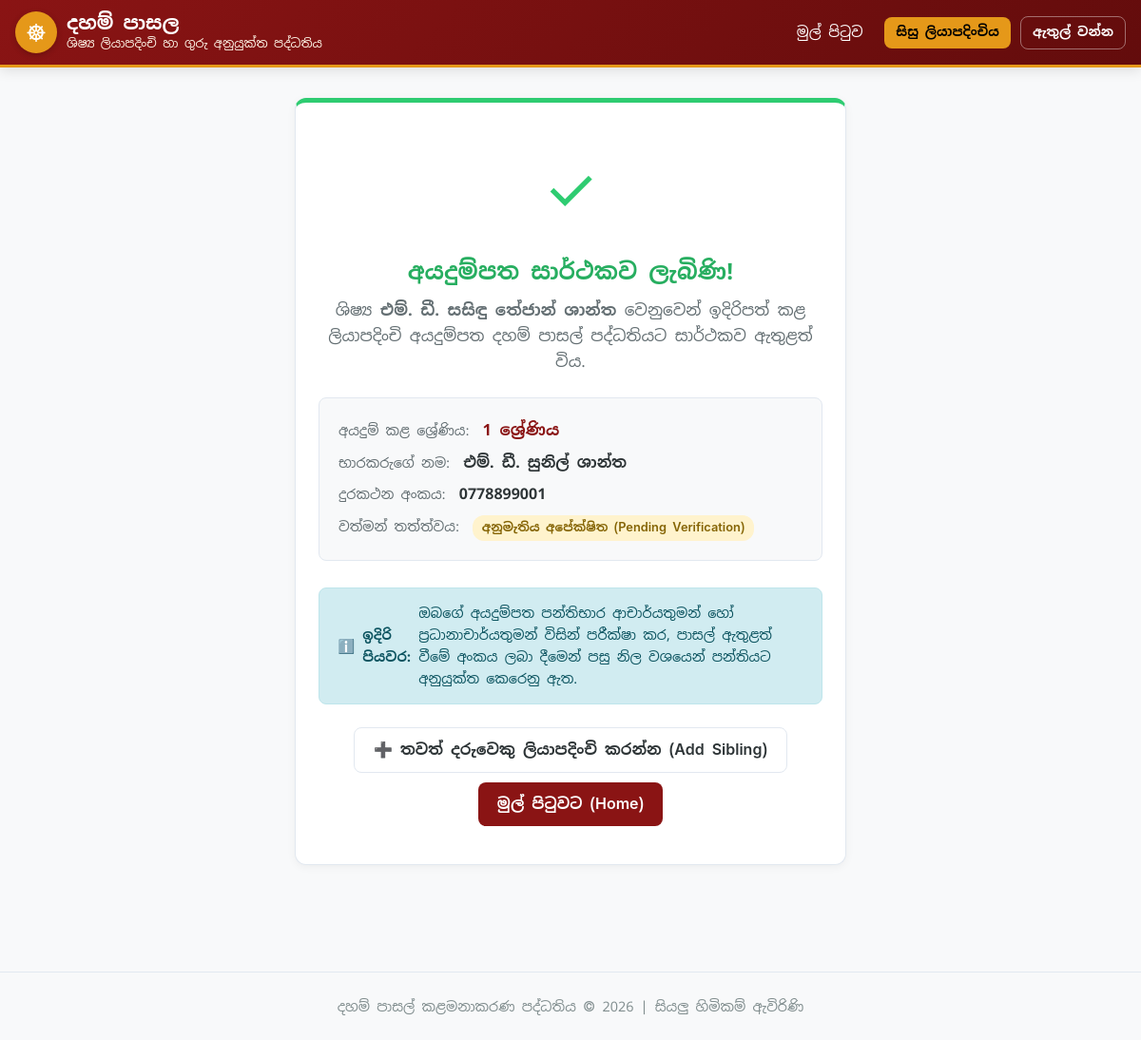
/register/success/1/, run on the app's committed database.
### students/models.py (models this page shows, shortened)
class Student(models.Model):
    GENDER_CHOICES = [
        ('MALE', 'පිරිමි (Male)'),
        ('FEMALE', 'ගැහැණු (Female)'),
    ]
    STATUS_CHOICES = [
        ('PENDING', 'අනුමැතිය අපේක්ෂිත (Pending Verification)'),
        ('APPROVED', 'අනුමත කළ (Active Student)'),
        ('REJECTED', 'ප්‍රතික්ෂේපිත (Rejected)'),
        ('INACTIVE', 'අක්‍රිය (Inactive)'),
    ]
    RELATIONSHIP_CHOICES = [
        ('FATHER', 'පියා (Father)'),
        ('MOTHER', 'මව (Mother)'),
        ('GUARDIAN', 'භාරකරු (Guardian)'),
        ('OTHER', 'වෙනත් (Other)'),
    ]
    admission_number = models.CharField(
        max_length=50,
        blank=True,
        null=True,
        unique=True,
        verbose_name='ඇතුළත් වීමේ අංකය (Admission No)'
    )
    full_name_sinhala = models.CharField(max_length=255, verbose_name='සම්පූර්ණ නම (සිංහලෙන්)')
    name_with_initials_sinhala = models.CharField(max_length=255, verbose_name='මුලකුරු සමඟ නම')
    dob = models.DateField(verbose_name='උපන් දිනය')
    gender = models.CharField(max_length=10, choices=GENDER_CHOICES, default='MALE', verbose_name='ස්ත්‍රී / පුරුෂ භාවය')
    guardian = models.ForeignKey(
        Guardian,
        on_delete=models.CASCADE,
        related_name='students',
        verbose_name='දෙමාපිය / භාරකරු'
    )
    relationship_to_guardian = models.CharField(
        max_length=20,
        choices=RELATIONSHIP_CHOICES,
        default='FATHER',
        verbose_name='භාරකරුගේ ඥාතිත්වය'
    )
    applied_grade = models.ForeignKey(
        GradeLevel,
        on_delete=models.PROTECT,
        related_name='applied_students',
        verbose_name='ඉල්ලුම් කරන ශ්‍රේණිය'
    )
    assigned_class = models.ForeignKey(
        ClassSection,
        on_delete=models.SET_NULL,
        null=True,
        blank=True,
        related_name='students',
        verbose_name='අනුයුක්ත පන්තිය'
    )
    medical_notes = models.TextField(blank=True, verbose_name='සෞඛ්‍ය ගැටළු / ආසාත්මිකතා (ඇත්නම්)')
    special_notes = models.TextField(blank=True, verbose_name='වෙනත් විශේෂ සටහන්')
    status = models.CharField(
        max_length=20,
        choices=STATUS_CHOICES,
        default='PENDING',
        verbose_name='ලියාපදිංචි තත්ත්වය'
    )
    verified_by = models.ForeignKey(
        User,
        on_delete=models.SET_NULL,
        null=True,
        blank=True,
        related_name='verified_students',
        verbose_name='තහවුරු කළ පරිශීලකයා'
    )
    verified_at = models.DateTimeField(null=True, blank=True, verbose_name='තහවුරු කළ දිනය')
    created_at = models.DateTimeField(auto_now_add=True, verbose_name='ලියාපදිංචි වූ දිනය')
    class Meta:
        ordering = ['applied_grade__order_index', 'admission_number', 'name_with_initials_sinhala']
        verbose_name = 'ශිෂ්‍යයා'
        verbose_name_plural = 'සිසුන් (Students)'

class Guardian(models.Model):
    full_name_sinhala = models.CharField(max_length=255, verbose_name='දෙමාපිය / භාරකරුගේ නම')
    primary_phone = models.CharField(max_length=20, db_index=True, verbose_name='ප්‍රධාන දුරකථන අංකය')
    whatsapp_phone = models.CharField(max_length=20, blank=True, verbose_name='වට්ස්ඇප් (WhatsApp) අංකය')
    address = models.TextField(verbose_name='ලිපිනය')
    occupation = models.CharField(max_length=100, blank=True, verbose_name='රැකියාව')
    linked_teacher = models.ForeignKey(
        Teacher,
        on_delete=models.SET_NULL,
        null=True,
        blank=True,
        related_name='guardian_profiles',
        verbose_name='දහම් පාසලේ ගුරුභවතෙක් නම් (Linked Teacher)'
    )
    created_at = models.DateTimeField(auto_now_add=True)
    class Meta:
        verbose_name = 'දෙමාපිය / භාරකරු'
        verbose_name_plural = 'දෙමාපියන් / භාරකරුවන් (Guardians)'

### academics/models.py (models this page shows, shortened)
class GradeLevel(models.Model):
    name = models.CharField(max_length=100, verbose_name='ශ්‍රේණියේ නම (Sinhala)')
    english_name = models.CharField(max_length=100, blank=True, verbose_name='නම (English)')
    order_index = models.PositiveIntegerField(default=1, verbose_name='අනුපිළිවෙල අංකය')
    description = models.TextField(blank=True, verbose_name='විස්තරය')
    class Meta:
        ordering = ['order_index']
        verbose_name = 'ශ්‍රේණිය'
        verbose_name_plural = 'ශ්‍රේණි (Grades)'

### students/views.py (the view)
# urls.py: path('register/success/<int:student_id>/', views.registration_success, name='registration_success'),
def registration_success(request, student_id):
    student = get_object_or_404(Student, id=student_id)
    return render(request, 'students/registration_success.html', {'student': student})

### accounts/context_processors.py (called while the page is built, shortened)
def user_role_context(request):
    if not request.user.is_authenticated:
        return {
            'user_role': None,
            'is_admin': False,
            'is_principal': False,
            'is_teacher': False,
            'is_staff_or_admin': False,
        }

### templates/students/registration_success.html (shortened to what this page needs)
{% extends 'base.html' %}
{% block content %}
<div style="max-width: 580px; margin: 2rem auto; text-align: center;">
    <div class="card-box" style="border-top: 5px solid var(--success-green); padding: 2.5rem 1.5rem;">
        <div style="font-size: 4rem; color: var(--success-green); margin-bottom: 1rem;">✓</div>
        <h2 style="color: #27ae60; margin-bottom: 0.5rem;">අයදුම්පත සාර්ථකව ලැබිණි!</h2>
        <p style="color: var(--text-muted); font-size: 1.05rem; margin-bottom: 1.5rem;">
            ශිෂ්‍ය <strong>{{ student.full_name_sinhala }}</strong> වෙනුවෙන් ඉදිරිපත් කළ ලියාපදිංචි අයදුම්පත දහම් පාසල් පද්ධතියට සාර්ථකව ඇතුළත් විය.
        </p>
        <div style="background: #f8f9fa; border: 1px solid var(--border-color); border-radius: 8px; padding: 1.25rem; text-align: left; margin-bottom: 1.75rem;">
            <div style="margin-bottom: 0.5rem;">
                <span style="color: var(--text-muted); font-size: 0.9rem;">අයදුම් කළ ශ්‍රේණිය:</span>
                <strong style="font-size: 1.05rem; color: var(--primary-color); margin-left: 6px;">{{ student.applied_grade.name }}</strong>
            </div>
            <div style="margin-bottom: 0.5rem;">
                <span style="color: var(--text-muted); font-size: 0.9rem;">භාරකරුගේ නම:</span>
                <strong style="margin-left: 6px;">{{ student.guardian.full_name_sinhala }}</strong>
            </div>
            <div style="margin-bottom: 0.5rem;">
                <span style="color: var(--text-muted); font-size: 0.9rem;">දුරකථන අංකය:</span>
                <strong style="margin-left: 6px;">{{ student.guardian.primary_phone }}</strong>
            </div>
            <div>
                <span style="color: var(--text-muted); font-size: 0.9rem;">වත්මන් තත්ත්වය:</span>
                <span class="status-pill status-pending" style="margin-left: 6px;">
                    අනුමැතිය අපේක්ෂිත (Pending Verification)
                </span>
            </div>
        </div>
        <div class="alert-box alert-info" style="text-align: left; font-size: 0.9rem;">
            ℹ️ <strong>ඉදිරි පියවර:</strong> ඔබගේ අයදුම්පත පන්තිභාර ආචාර්යතුමන් හෝ ප්‍රධානාචාර්යතුමන් විසින් පරීක්ෂා කර, පාසල් ඇතුළත් වීමේ අංකය ලබා දීමෙන් පසු නිල වශයෙන් පන්තියට අනුයුක්ත කෙරෙනු ඇත.
        </div>
        <div style="display: flex; gap: 10px; justify-content: center; flex-wrap: wrap; margin-top: 1.5rem;">
            <a href="{% url 'public_register' %}" class="btn btn-outline">
                ➕ තවත් දරුවෙකු ලියාපදිංචි කරන්න (Add Sibling)
            </a>
            <a href="{% url 'home' %}" class="btn btn-primary">
                මුල් පිටුවට (Home)
            </a>
        </div>
    </div>
</div>
{% endblock %}

### static/css/style.css (style rules this page uses)
:root { --primary-color: #8a1414; --primary-dark: #630c0c; --accent-gold: #e59819; --accent-gold-light: #fef5e7; --text-main: #2d3436; --text-muted: #636e72; --bg-body: #f8f9fa; --card-bg: #ffffff; --border-color: #e2e8f0; --success-green: #2ecc71; --danger-red: #e74c3c; --warning-yellow: #f1c40f; --font-stack: "Iskoola Pota", "IskoolaPota", "Noto Sans Sinhala", -apple-system, BlinkMacSystemFont, "Segoe UI", Roboto, sans-serif; }
* { box-sizing: border-box; margin: 0; padding: 0; }
body { font-family: var(--font-stack); background-color: var(--bg-body); color: var(--text-main); line-height: 1.6; font-size: 16px; -webkit-font-smoothing: antialiased; }
h1, h2, h3, h4, h5, h6 { font-family: var(--font-stack); color: var(--primary-color); font-weight: 700; margin-bottom: 0.5rem; }
.card-box { background: var(--card-bg); border-radius: 12px; box-shadow: 0 2px 10px rgba(0,0,0,0.05); border: 1px solid var(--border-color); padding: 1.5rem; margin-bottom: 1.5rem; }
.btn { display: inline-flex; align-items: center; justify-content: center; font-family: var(--font-stack); font-size: 1rem; font-weight: 600; padding: 0.65rem 1.25rem; border-radius: 8px; border: none; cursor: pointer; text-decoration: none; transition: all 0.2s ease; gap: 6px; }
.btn-primary { background-color: var(--primary-color); color: #ffffff; }
.btn-outline { background: transparent; border: 1.5px solid var(--border-color); color: var(--text-main); }
.alert-box { padding: 0.9rem 1.2rem; border-radius: 8px; margin-bottom: 1.2rem; font-size: 0.95rem; display: flex; align-items: center; gap: 8px; }
.alert-info { background: #d1ecf1; color: #0c5460; border: 1px solid #bee5eb; }
.status-pill { display: inline-block; padding: 0.2rem 0.6rem; border-radius: 12px; font-size: 0.8rem; font-weight: 600; }
.status-pending { background-color: #fff3cd; color: #856404; }

### data on the page
Student: full_name_sinhala "එම්. ඩී. සසිඳු තේජාන් ශාන්ත", applied_grade.name "1 ශ්‍රේණිය", guardian.full_name_sinhala "එම්. ඩී. සුනිල් ශාන්ත", guardian.primary_phone "0778899001"
